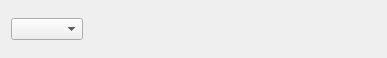
<?xml version="1.0" encoding="UTF-8"?>
<ui version="4.0">
 <class>FileMoveSelector</class>
 <widget class="QWidget" name="FileMoveSelector">
  <property name="geometry">
   <rect>
    <x>0</x>
    <y>0</y>
    <width>387</width>
    <height>58</height>
   </rect>
  </property>
  <property name="windowTitle">
   <string>File Status Selector</string>
  </property>
  <layout class="QHBoxLayout" name="horizontalLayout">
   <item>
    <widget class="XComboBox" name="_status">
     <property name="allowNull">
      <bool>true</bool>
     </property>
     <property name="nullStr">
      <string>[ Select One of the Following ]</string>
     </property>
     <property name="defaultCode">
      <enum>XComboBox::None</enum>
     </property>
    </widget>
   </item>
   <item>
    <widget class="QStackedWidget" name="_statusStack">
     <property name="currentIndex">
      <number>0</number>
     </property>
     <widget class="QWidget" name="_invalidPage"/>
     <widget class="QWidget" name="_nothingPage"/>
     <widget class="QWidget" name="_suffixPage">
      <layout class="QHBoxLayout" name="horizontalLayout_2">
       <property name="margin">
        <number>0</number>
       </property>
       <item>
        <widget class="XLabel" name="_suffixLit">
         <property name="text">
          <string>Append:</string>
         </property>
        </widget>
       </item>
       <item>
        <widget class="XLineEdit" name="_suffix"/>
       </item>
      </layout>
     </widget>
     <widget class="QWidget" name="_movePage">
      <layout class="QHBoxLayout" name="horizontalLayout_3">
       <property name="margin">
        <number>0</number>
       </property>
       <item>
        <widget class="XLabel" name="_movedirLit">
         <property name="text">
          <string>Move to:</string>
         </property>
        </widget>
       </item>
       <item>
        <widget class="FileCluster" name="_movedir">
         <property name="fileMode">
          <enum>QFileDialog::Directory</enum>
         </property>
        </widget>
       </item>
      </layout>
     </widget>
     <widget class="QWidget" name="_deletePage"/>
    </widget>
   </item>
  </layout>
 </widget>
 <customwidgets>
  <customwidget>
   <class>FileCluster</class>
   <extends>QWidget</extends>
   <header>filecluster.h</header>
  </customwidget>
  <customwidget>
   <class>XComboBox</class>
   <extends>QComboBox</extends>
   <header>xcombobox.h</header>
  </customwidget>
  <customwidget>
   <class>XLabel</class>
   <extends>QLabel</extends>
   <header>xlabel.h</header>
  </customwidget>
  <customwidget>
   <class>XLineEdit</class>
   <extends>QLineEdit</extends>
   <header>xlineedit.h</header>
  </customwidget>
 </customwidgets>
 <resources/>
 <connections>
  <connection>
   <sender>_status</sender>
   <signal>currentIndexChanged(int)</signal>
   <receiver>_statusStack</receiver>
   <slot>setCurrentIndex(int)</slot>
   <hints>
    <hint type="sourcelabel">
     <x>101</x>
     <y>46</y>
    </hint>
    <hint type="destinationlabel">
     <x>173</x>
     <y>46</y>
    </hint>
   </hints>
  </connection>
 </connections>
</ui>
